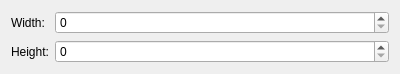
<?xml version="1.0" encoding="UTF-8"?>
<ui version="4.0">
 <class>ScaleTab</class>
 <widget class="QWidget" name="ScaleTab">
  <property name="geometry">
   <rect>
    <x>0</x>
    <y>0</y>
    <width>400</width>
    <height>74</height>
   </rect>
  </property>
  <property name="windowTitle">
   <string>Form</string>
  </property>
  <layout class="QVBoxLayout" name="verticalLayout">
   <item>
    <layout class="QFormLayout" name="formLayout">
     <item row="0" column="0">
      <widget class="QLabel" name="label">
       <property name="text">
        <string>Width:</string>
       </property>
      </widget>
     </item>
     <item row="1" column="0">
      <widget class="QLabel" name="label_2">
       <property name="text">
        <string>Height:</string>
       </property>
      </widget>
     </item>
     <item row="0" column="1">
      <widget class="QSpinBox" name="width">
       <property name="maximum">
        <number>10000</number>
       </property>
      </widget>
     </item>
     <item row="1" column="1">
      <widget class="QSpinBox" name="height">
       <property name="maximum">
        <number>10000</number>
       </property>
      </widget>
     </item>
    </layout>
   </item>
  </layout>
 </widget>
 <resources/>
 <connections/>
</ui>
